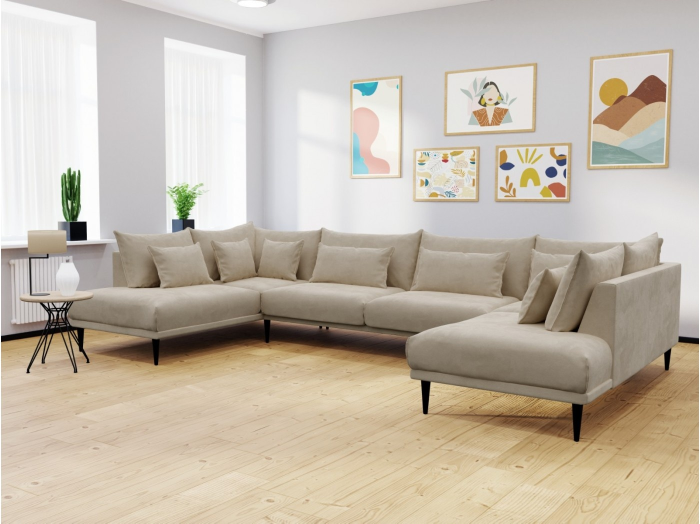
#> input picture Fourth OpenCV Python Codes/vd1.jpg, 1400 x 1047 px (shown at 1/2 size)
$ python 6-Virtual-decoration.py
#> lines starting #> are read from the running program, lines starting #| are printed output that depends on the picture
import numpy as np
import cv2

room_img=cv2.imread("vd1.jpg")
#> room_img is the input picture: shape (1047, 1400, 3); mean B, G, R 170.4, 185, 195.2
floor_img=cv2.imread("vd2.jpg")
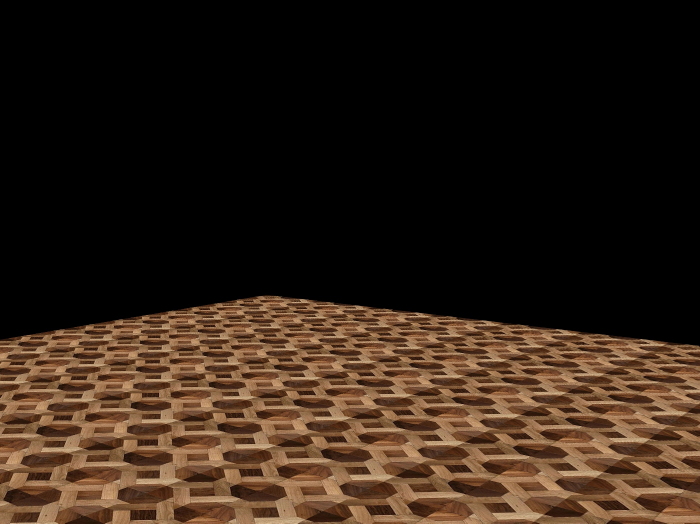
#> input picture Fourth OpenCV Python Codes/vd2.jpg, 1400 x 1047 px (shown at 1/2 size)
#> floor_img is the input picture: shape (1047, 1400, 3); mean B, G, R 22.3, 33.4, 47.8
mask_img=cv2.imread("vd3.jpg")
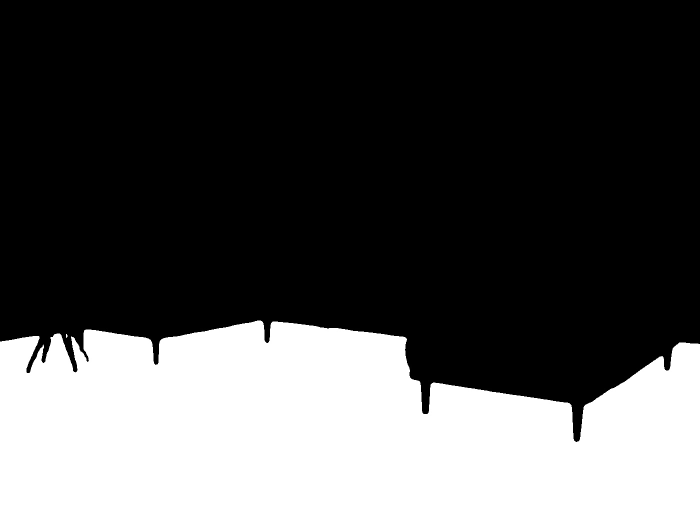
#> input picture Fourth OpenCV Python Codes/vd3.jpg, 1400 x 1047 px (shown at 1/2 size)
#> mask_img is the input picture: shape (1047, 1400, 3); mean B, G, R 81.8, 81.8, 81.8

#print(room_img.shape)

room_img=cv2.resize(room_img, [698, 632])
#> room_img: shape (632, 698, 3)
floor_img=cv2.resize(floor_img, [698, 632])
#> floor_img: shape (632, 698, 3)
mask_img=cv2.resize(mask_img, [698, 632])
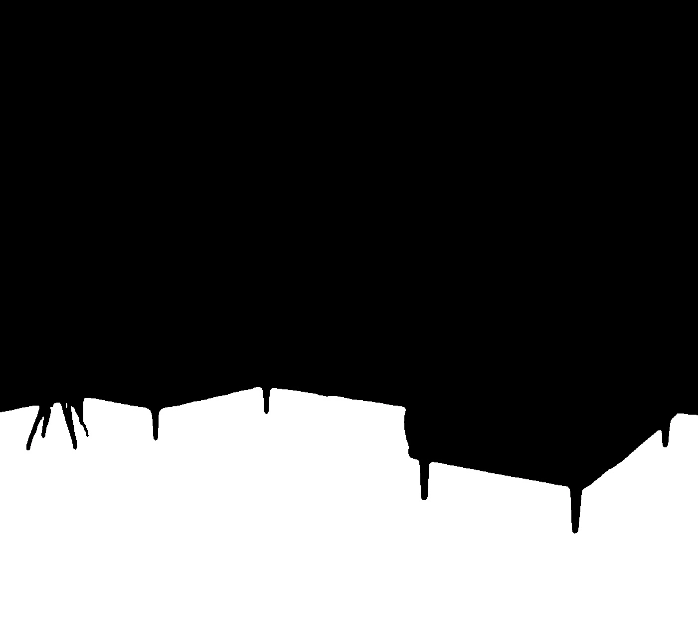
#> mask_img: shape (632, 698, 3); mean B, G, R 81.8, 81.8, 81.8

mask_img=mask_img / 255

inv_mask=255-mask_img
inv_mask=inv_mask / 255

masked_floor= floor_img * mask_img
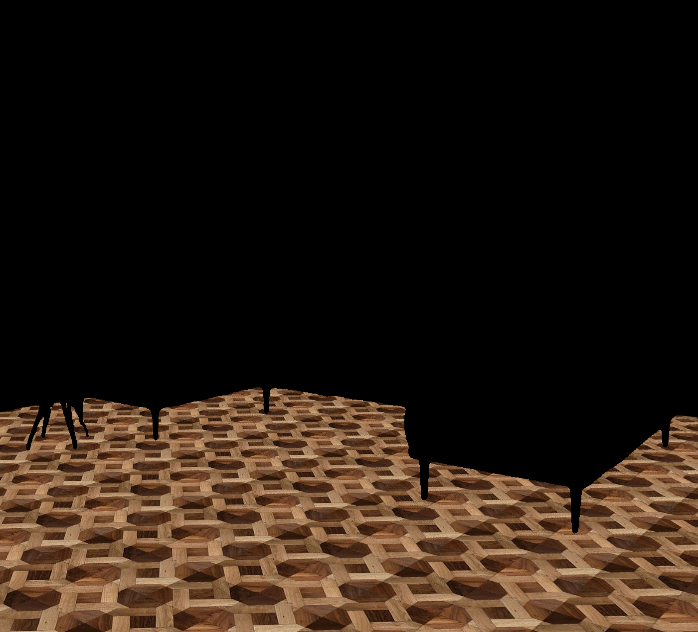
#> masked_floor: shape (632, 698, 3) float64; mean B, G, R 18.3, 27.4, 39.3
masked_room= room_img * inv_mask

floored_room= masked_floor + masked_room
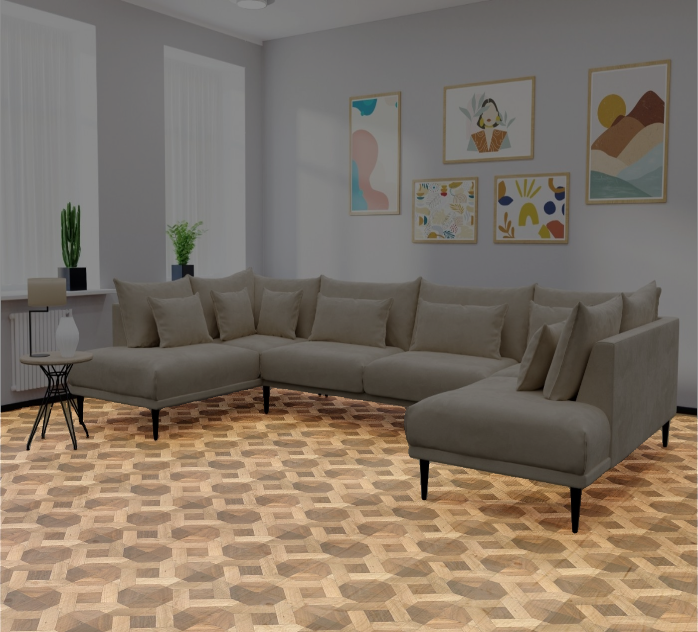
#> floored_room: shape (632, 698, 3) float64; mean B, G, R 188.4, 212.1, 234.1; drawn with min black and max white

cv2.imshow("", floored_room)
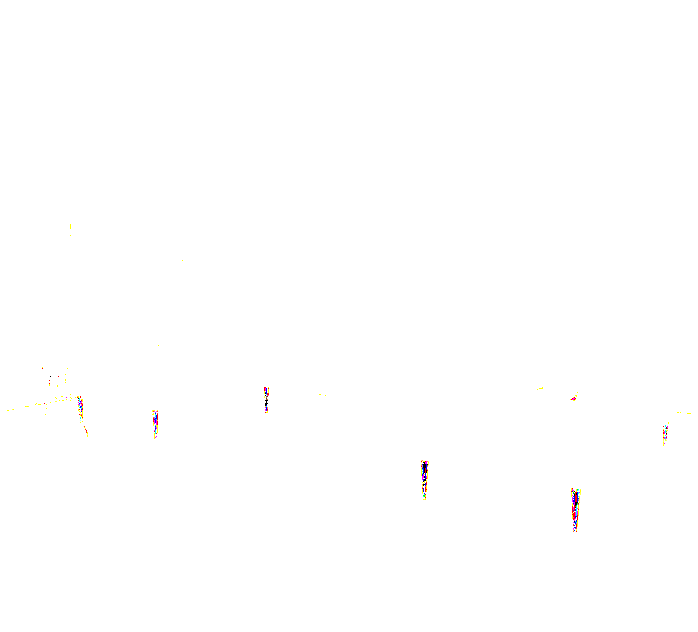
#> window '': shape (632, 698, 3); mean B, G, R 254.7, 254.7, 254.9
cv2.waitKey()

cv2.imwrite("floored_room.jpg", floored_room)
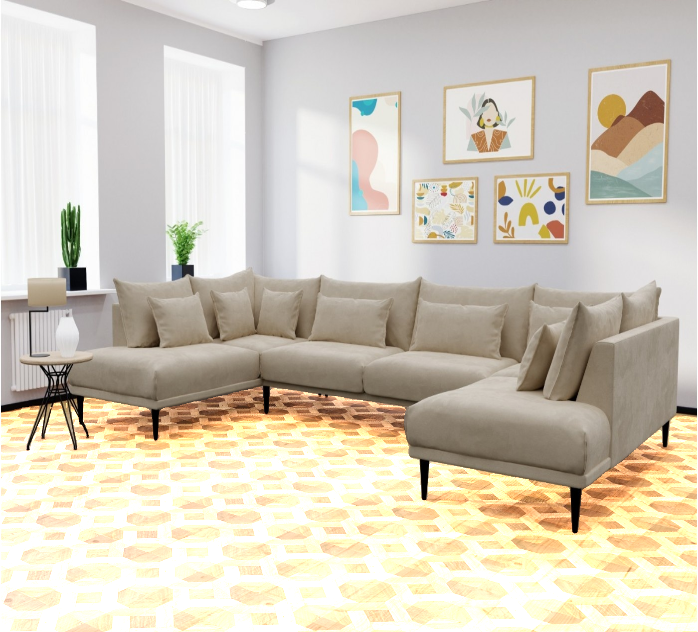
#> saved as floored_room.jpg: shape (632, 698, 3); mean B, G, R 187.3, 203.5, 211.6
